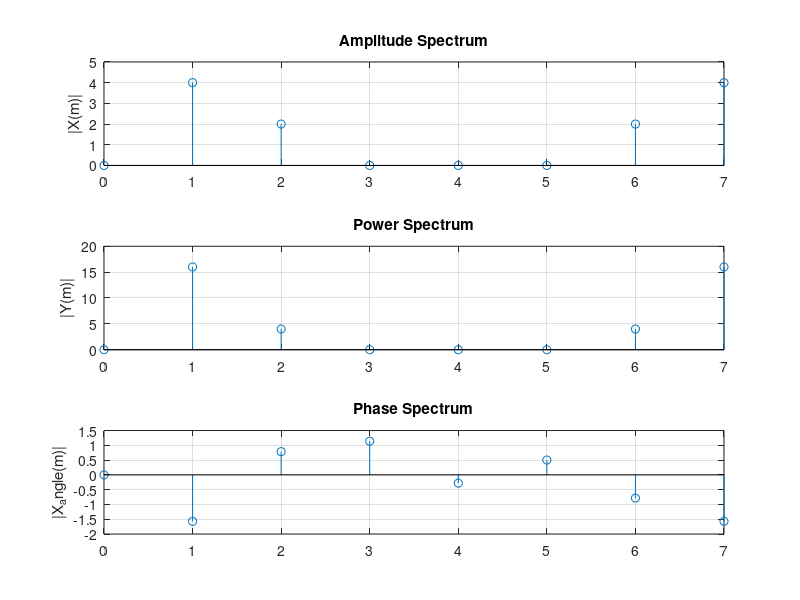

Write the MATLAB code that produced this figure.
clear;

N=8;

F1=1000;

F2=2000;

Fs=8000;



n=0:N-1

Xn=sin(2*pi*(F1/Fs)*n)+.5*sin(2*pi*(F2/Fs)*n+((3*pi)/4));

Xn



a=zeros(8,1);

b=zeros(8,1);

X=zeros(8,1);

Y=zeros(8,1);
xy=zeros(8,1);

X_angle=zeros(8,1);

for m=0:N-1

  for n=0:N-1

    a(m+1)=a(m+1)+Xn(n+1)*cos(2*pi*(n)*(m)/N);

    b(m+1)=b(m+1)-Xn(n+1)*sin(2*pi*(n)*(m)/N);

  end
  xy(m+1)=a(m+1)+b(m+1);
  X(m+1)=sqrt(a(m+1)^2+b(m+1)^2);

  Y(m+1)=X(m+1)^2;

  X_angle(m+1)=atan(b(m+1)/a(m+1));

end

m=0:N-1;

disp(X);

subplot(3,1,1);

stem(m,X)

grid on;



ylabel('|X(m)|');



title('Amplitude Spectrum')



m=0:N-1;

disp(Y);

subplot(3,1,2);

stem(m,Y)

grid on;



ylabel('|Y(m)|');



title('Power Spectrum')



p=0:N-1;

disp(X_angle);

subplot(3,1,3);

stem(p,X_angle)

grid on;



ylabel('|X_angle(m)|');



title('Phase Spectrum')

A=zeros(8,1);
for k = 0:N-1
    for n = 0:N-1
        A(k+1) = A(k+1) + xy(n+1)*exp(j*2*pi*n*k/N);
    end
end
for j=0:N-1
  A(j+1)= (1/N)*A(j+1);
end;
disp(A);



